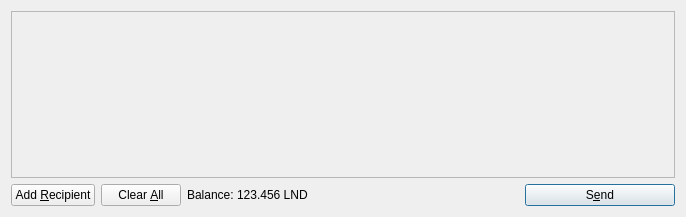
<?xml version="1.0" encoding="UTF-8"?>
<ui version="4.0">
 <class>SendCoinsDialog</class>
 <widget class="QDialog" name="SendCoinsDialog">
  <property name="geometry">
   <rect>
    <x>0</x>
    <y>0</y>
    <width>686</width>
    <height>217</height>
   </rect>
  </property>
  <property name="windowTitle">
   <string>Send Coins</string>
  </property>
  <layout class="QVBoxLayout" name="verticalLayout">
   <item>
    <widget class="QScrollArea" name="scrollArea">
     <property name="widgetResizable">
      <bool>true</bool>
     </property>
     <widget class="QWidget" name="scrollAreaWidgetContents">
      <property name="geometry">
       <rect>
        <x>0</x>
        <y>0</y>
        <width>666</width>
        <height>165</height>
       </rect>
      </property>
      <layout class="QVBoxLayout" name="verticalLayout_2">
       <property name="margin">
        <number>0</number>
       </property>
       <item>
        <layout class="QVBoxLayout" name="entries">
         <property name="spacing">
          <number>6</number>
         </property>
        </layout>
       </item>
       <item>
        <spacer name="verticalSpacer">
         <property name="orientation">
          <enum>Qt::Vertical</enum>
         </property>
         <property name="sizeHint" stdset="0">
          <size>
           <width>20</width>
           <height>40</height>
          </size>
         </property>
        </spacer>
       </item>
      </layout>
     </widget>
    </widget>
   </item>
   <item>
    <layout class="QHBoxLayout" name="horizontalLayout">
     <item>
      <widget class="QPushButton" name="addButton">
       <property name="toolTip">
        <string>Send to multiple recipients at once</string>
       </property>
       <property name="text">
        <string>Add &amp;Recipient</string>
       </property>
       <property name="icon">
        <iconset resource="../bitcoin.qrc">
         <normaloff>:/icons/add</normaloff>:/icons/add</iconset>
       </property>
       <property name="autoDefault">
        <bool>false</bool>
       </property>
      </widget>
     </item>
     <item>
      <widget class="QPushButton" name="clearButton">
       <property name="sizePolicy">
        <sizepolicy hsizetype="Minimum" vsizetype="Fixed">
         <horstretch>0</horstretch>
         <verstretch>0</verstretch>
        </sizepolicy>
       </property>
       <property name="toolTip">
        <string>Remove all transaction fields</string>
       </property>
       <property name="text">
        <string>Clear &amp;All</string>
       </property>
       <property name="icon">
        <iconset resource="../bitcoin.qrc">
         <normaloff>:/icons/remove</normaloff>:/icons/remove</iconset>
       </property>
       <property name="autoRepeatDelay">
        <number>300</number>
       </property>
       <property name="autoDefault">
        <bool>false</bool>
       </property>
      </widget>
     </item>
     <item>
      <layout class="QHBoxLayout" name="horizontalLayout_2">
       <property name="spacing">
        <number>3</number>
       </property>
       <item>
        <widget class="QLabel" name="label">
         <property name="text">
          <string>Balance:</string>
         </property>
        </widget>
       </item>
       <item>
        <widget class="QLabel" name="labelBalance">
         <property name="cursor">
          <cursorShape>IBeamCursor</cursorShape>
         </property>
         <property name="text">
          <string>123.456 LND</string>
         </property>
         <property name="textInteractionFlags">
          <set>Qt::LinksAccessibleByMouse|Qt::TextSelectableByKeyboard|Qt::TextSelectableByMouse</set>
         </property>
        </widget>
       </item>
      </layout>
     </item>
     <item>
      <spacer name="horizontalSpacer">
       <property name="orientation">
        <enum>Qt::Horizontal</enum>
       </property>
       <property name="sizeHint" stdset="0">
        <size>
         <width>40</width>
         <height>20</height>
        </size>
       </property>
      </spacer>
     </item>
     <item>
      <widget class="QPushButton" name="sendButton">
       <property name="minimumSize">
        <size>
         <width>150</width>
         <height>0</height>
        </size>
       </property>
       <property name="toolTip">
        <string>Confirm the send action</string>
       </property>
       <property name="text">
        <string>S&amp;end</string>
       </property>
       <property name="icon">
        <iconset resource="../bitcoin.qrc">
         <normaloff>:/icons/send</normaloff>:/icons/send</iconset>
       </property>
       <property name="default">
        <bool>true</bool>
       </property>
      </widget>
     </item>
    </layout>
   </item>
  </layout>
 </widget>
 <resources>
  <include location="../bitcoin.qrc"/>
 </resources>
 <connections/>
</ui>
